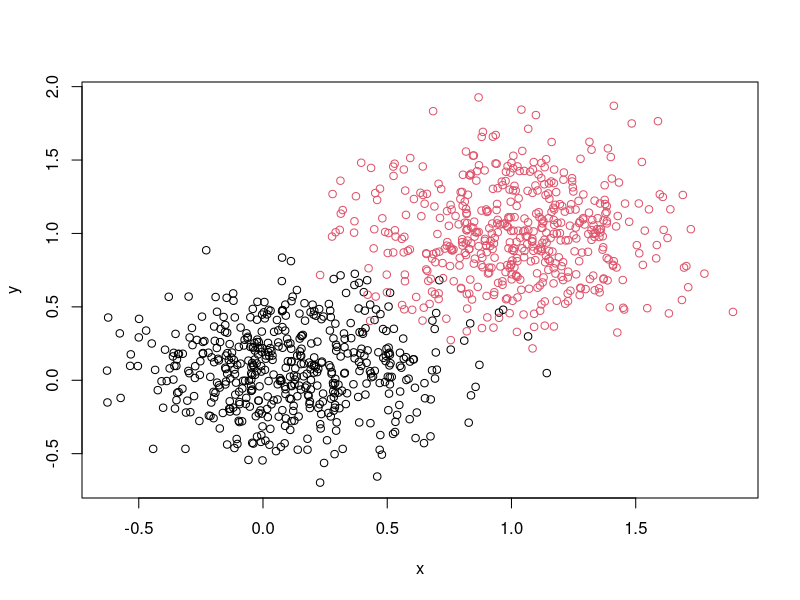

This chart was generated by the following R code: (Note: this script raises an error after producing the figure.)
# g?n?ration al?atoire des donn?es ? classifier
# avec une premi?re moiti? dans une classe et la seconde dans une autre classe
library(class)
nn = 500
x <- rbind(matrix(rnorm(2*nn, mean = 0.1, sd = 0.3), ncol = 2),
           matrix(rnorm(2*nn, mean = 1, sd = 0.3), ncol = 2))
colnames(x) <- c("x", "y")
z <- rbind(matrix(1,nn, 1), matrix(2,nn, 1))
colnames(z) <- c("z")

donnees <- cbind(x,z)
donnees

plot(donnees[,1:2], col = z)

# on pr?pare un sous-ensemble d'apprentissage et un autre de test
n <- nrow(donnees)

I <- sample(1:n,(2*n)/3)
J <- setdiff(1:n,I)

# on pr?pare les donn?es : on construit le classifieur K-NN
# pour les valeurs num?rique et on extrait explicitement la classe 
# ? predire

cl <- donnees[I,3]

dlrn <- donnees[I,1:2]
dtest <- donnees[J,1:2]

library (class)

mknn1 <- knn(dlrn, dtest,cl, k=1)
mknn1
table(mknn1, donnees[J,3])


mknn3 <- knn(dlrn, dtest,cl, k=3)
mknn3
table(mknn3, donnees[J,3])

mknn7 <- knn(dlrn, dtest,cl, k=7)
mknn7
table(mknn7, donnees[J,3])

mknn11 <- knn(dlrn, dtest,cl, k=11)
mknn11
table(mknn11, donnees[J,3])

min <- 1
for (k in 1:5)
{
  ki <- (k-1)*2 +1
  modell <- knn(dlrn, dtest,cl, ki)
  modell
  tt <- table(donnees[J,3], modell)
  tt
  err <- (tt[1,2] + tt[2,1])/nn
  if (err < min)
  {
    kmin <- ki
    min <- err
  }
}

kmin
min

xx <- c(0.1,0.2)
knn(dlrn, xx,cl, k=kmin)


# validation crois?e

train <- donnees[,1:2]
cl <- donnees[,3]
model <- knn.cv(train,cl,k=3)
model
table(cl,model)


library(caret)
confusionMatrix(cl,model)

## m?thode LVQ (Learning Vector Quantitation ) avec une classification par prototypes
cl <- as.factor(cl)
cd <- lvqinit(train, cl, 10)

cd

lv1 <- lvqtest(cd, train)
table(cl,lv1)

cd0 <- olvq1(train, cl, cd)
lv2 <- lvqtest(cd0, train)
table(cl,lv2)

cd1 <- lvq1(train, cl, cd0)
lv3 <- lvqtest(cd1, train)
table(cl,lv3)

knn(cd1$x, xx,cd1$cl, k=kmin)
